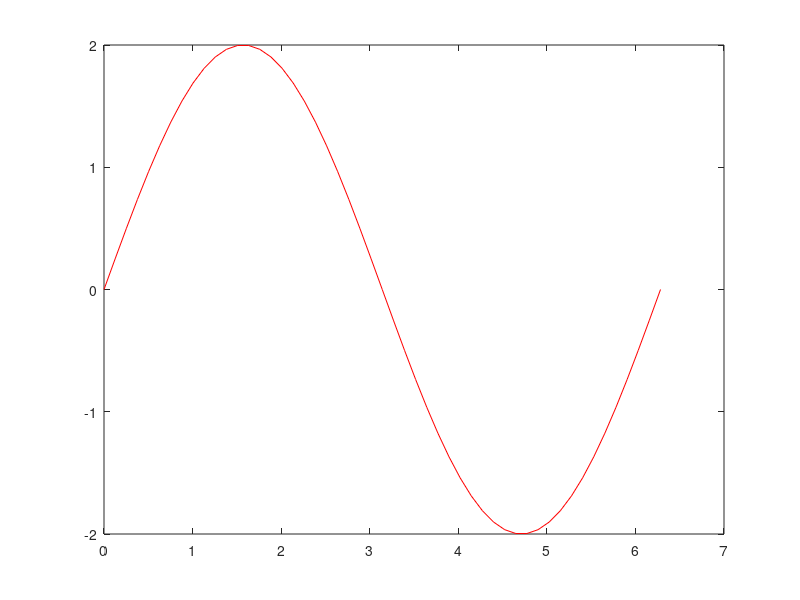

Reproduce this figure in MATLAB. (Note: this script raises an error after producing the figure.)

a = 2;
t = 0:2*pi/50:2*pi;
x = a * sin(t);

plot(t, x, 'r');
hold on;

delta = 1;
xn = zeros(size(x));


for i = 1:length(x)
    if x(i) > xn(i)
        d(i) = 1;
        xn(i+1) = xn(i) + delta;
    else
        d(i) = 0;
        xn(i+1) = xn(i) - delta;
    end
end

for i = 1:Lxsig
    if (xsig(i) > sum)
        if (cnt1 < 2)
            sum = sum + delta;
        elseif (cnt1 == 2)
            sum = sum + 2 * delta;
        elseif (cnt1 == 3)
            sum = sum + 4 * delta;
        else
            sum = sum + 8 * delta;
        end
        if (sum < xsig(i))
            cnt1 = cnt1 + 1;
        else
            cnt1 = 0;
        end
    elseif (cnt2 < 2)
        sum = sum - delta;
    elseif (cnt2 == 2)
        sum = sum - 2 * delta;
    elseif (cnt2 == 3)
        sum = sum - 4 * delta;
    else
        sum = sum - 8 * delta;
    end
    if (sum > xsig(i))
        cnt2 = cnt2 + 1;
    else
        cnt2 = 0;
    end
    ADMout(i) = sum;
end

t_downsampled = 0:ts:5;

stairs(t, xn(1:end-1)); % Adjusted to ensure correct length
legend('Analog signal', 'DM with step size=0.2');
title('Delta Modulation');
xlabel('Time');
ylabel('Amplitude');
